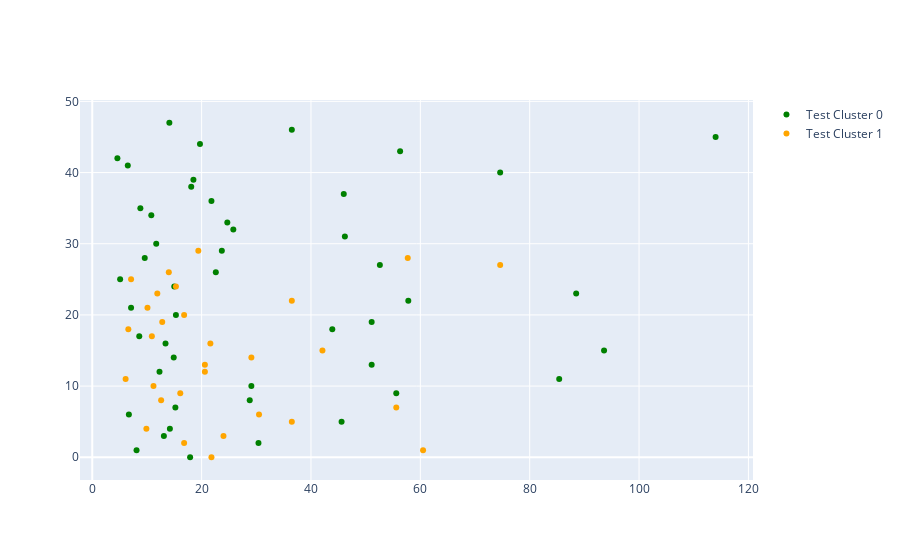

Notebook code cell kept with this figure:
### Code cell
import plotly.graph_objects as go

# Plotly를 사용하여 시각화
fig = go.Figure()

# 테스트 군집 0에 대한 산점도
fig.add_trace(go.Scatter(x=y_test_0.iloc[:], mode='markers', marker=dict(color='green'), name='Test Cluster 0'))

# 테스트 군집 1에 대한 산점도
fig.add_trace(go.Scatter(x=y_test_1.iloc[:], mode='markers', marker=dict(color='orange'), name='Test Cluster 1'))

fig.show()

### Figure 1 — Plotly figure (JSON) as saved in the notebook; plotly's stock layout.template omitted (floating-point values rounded to 4 significant figures)
{"data": [{"marker": {"color": "green"}, "mode": "markers", "name": "Test Cluster 0", "type": "scatter", "x": [17.9, 8.1, 30.4, 13.1, 14.2, 45.6, 6.7, 15.2, 28.8, 55.6, 29.1, 85.4, 12.3, 51.1, 14.9, 93.6, 13.4, 8.6, 43.9, 51.1, 15.3, 7.1, 57.8, 88.5, 15, 5.1, 22.6, 52.6, 9.6, 23.7, 11.7, 46.2, 25.8, 24.7, 10.8, 8.8, 21.8, 46, 18.1, 18.5, 74.6, 6.5, 4.6, 56.3, 19.7, 114, 36.5, 14.1]}, {"marker": {"color": "orange"}, "mode": "markers", "name": "Test Cluster 1", "type": "scatter", "x": [21.8, 60.5, 16.8, 24, 9.9, 36.5, 30.5, 55.6, 12.6, 16.1, 11.2, 6.1, 20.6, 20.6, 29.1, 42.1, 21.6, 10.9, 6.6, 12.8, 16.8, 10.1, 36.5, 11.9, 15.3, 7.1, 14, 74.6, 57.7, 19.4]}], "layout": {}}
